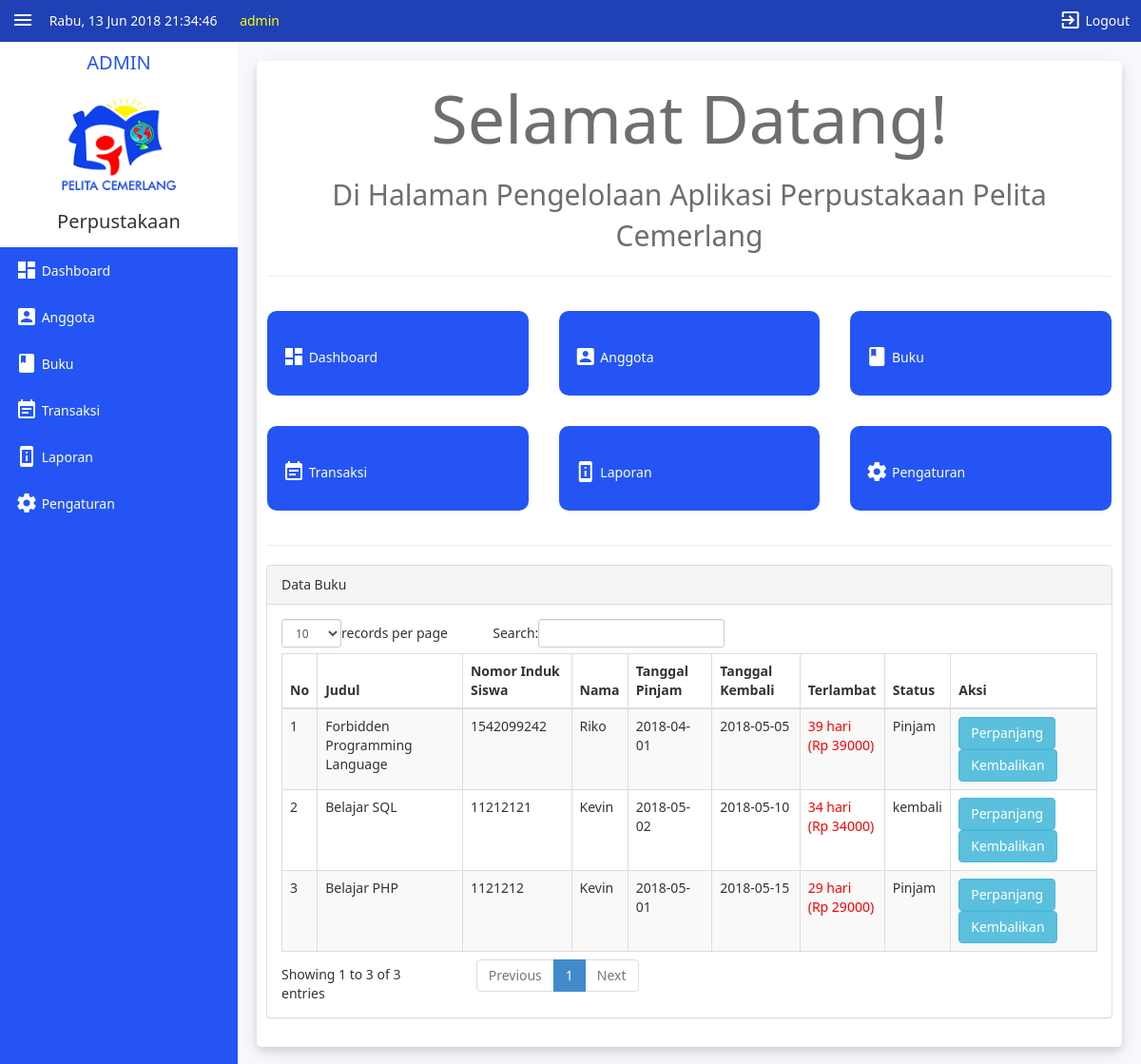
Page /admin/index.php (signed in) on the committed database.
### tables this page shows
CREATE TABLE `tbuser` (
  `id` int(11) NOT NULL,
  `status` varchar(5) NOT NULL,
  `nama` varchar(225) NOT NULL,
  `username` varchar(225) NOT NULL,
  `password` varchar(225) NOT NULL
);

CREATE TABLE `tb_transaksi` (
  `id` int(9) NOT NULL,
  `judul` varchar(250) NOT NULL,
  `nis` varchar(15) NOT NULL,
  `nama` varchar(255) NOT NULL,
  `tgl_pinjam` date NOT NULL,
  `tgl_kembali` date NOT NULL,
  `status` varchar(125) NOT NULL
);

### function.php (called while the page is built)
<?php
  function terlambat($tgl_dateline, $tgl_kembali) {
  $tgl_dateline_pecah = explode("-", $tgl_dateline);
  $tgl_dateline_pecah = $tgl_dateline_pecah[2]."-".$tgl_dateline_pecah[1]."-".$tgl_dateline_pecah[0];
  $tgl_kembali_pecah = explode("-", $tgl_kembali);
  $tgl_kembali_pecah = $tgl_kembali_pecah[2]."-".$tgl_kembali_pecah[1]."-".$tgl_kembali_pecah[0];
  $selisih = strtotime($tgl_kembali_pecah) - strtotime($tgl_dateline_pecah);
  $selisih = $selisih/86400;
  if($selisih>=1){
    $hasil_tgl = floor($selisih);
  }
    else {
      $hasil_tgl = 0;
    }
  return $hasil_tgl;
  }
?>

### admin/page/dashboard.php (the view)
  <p class="dashboard-text">Selamat Datang!</p>
  <p class="dashboard-text2">Di Halaman Pengelolaan Aplikasi Perpustakaan Pelita Cemerlang</p>
<hr>
<div class="row">
  <div class="content-dash-item col-sm-12 col-xs-12 col-md-6 col-lg-4">
      <a class="dash-item col-sm-12 col-xs-12" href="index.php"><i class="material-icons">dashboard</i> Dashboard</a>
  </div>
  <div class="content-dash-item col-sm-12 col-xs-12 col-md-6 col-lg-4">
      <a class="dash-item col-sm-12 col-xs-12" href="?page=anggota"><i class="material-icons">account_box</i> Anggota</a>
  </div>
  <div class="content-dash-item col-sm-12 col-xs-12 col-md-6 col-lg-4">
      <a class="dash-item col-sm-12 col-xs-12" href="?page=buku"><i class="material-icons">book</i> Buku</a>
  </div>
  <div class="content-dash-item col-sm-12 col-xs-12 col-md-6 col-lg-4">
      <a class="dash-item col-sm-12 col-xs-12" href="?page=transaksi"><i class="material-icons">event_note</i> Transaksi</a>
  </div>
  <div class="content-dash-item col-sm-12 col-xs-12 col-md-6 col-lg-4">
      <a class="dash-item col-sm-12 col-xs-12" href="?page=laporan"><i class="material-icons">perm_device_information</i> Laporan</a>
  </div>
  <div class="content-dash-item col-sm-12 col-xs-12 col-md-6 col-lg-4">
      <a class="dash-item col-sm-12 col-xs-12" href="?page=pengaturan"><i class="material-icons">settings</i> Pengaturan</a>
  </div>
</div>
<hr>
<?php include '../function.php'; ?>
<div class="row">
<div class="col-md-12">
<div class="panel panel-default">
  <div class="panel-heading">
     Data Buku
   </div>
   <div class="panel-body">
    <div class="table-responsive">
      <table class="table table-striped table-bordered table-hover" id="dataTables-example">
        <thead>
          <tr>
              <th>No</th>
              <th>Judul</th>
              <th>Nomor Induk Siswa</th>
              <th>Nama</th>
              <th>Tanggal Pinjam</th>
              <th>Tanggal Kembali</th>
              <th>Terlambat</th>
              <th>Status</th>
              <th>Aksi </th>
          </tr>
        </thead>
        <tbody>
            <?php
            $no = 1;
            $sql = $koneksi -> query("SELECT * FROM tb_transaksi");
            while ($data= $sql-> fetch_assoc()){
            ?>
            <tr>
              <td><?php echo $no++; ?></td>
              <td><?php echo $data['judul'];?></td>
              <td><?php echo $data['nis'];?></td>
              <td><?php echo $data['nama'];?></td>
              <td><?php echo $data['tgl_pinjam'];?></td>
              <td><?php echo $data['tgl_kembali'];?></td>
              <td>
                <?php
                 $denda = 1000;
                 $tgl_dateline = $data['tgl_kembali'];
                  $tgl_kembali = date('Y-m-d');
                 $lambat = terlambat($tgl_dateline, $tgl_kembali);
                  $denda_a = $lambat * $denda;
                if($lambat>0){
                  echo "<font color='red'>$lambat hari<br>(Rp $denda_a)</font>";
                }else{
                  echo $lambat . "Hari";
                }
                ?>
              </td>
              <td><?php echo $data['status'];?></td>
              <td>
                 <a href="?page=transaksi&aksi=perpanjang&id=<?php echo $data['id'];?>&judul=<?php echo $data['judul']; ?>&lambat=<?php echo $lambat; ?>&tgl_kembali=<?php echo $data['tgl_kembali']; ?>" class="btn btn-info">Perpanjang</a>
                 <a href="?page=transaksi&aksi=kembali&id=<?php echo $data['id'];?>&judul=<?php echo $data['judul']; ?>" class="btn btn-info">Kembalikan</a>
              </td>
          <?php } ?>
          </tr>
        </tbody>
      </table>
    </div>
  </div>
</div>
</div>
</div>

### admin/index.php (shortened to what this page needs)
<?php
  $koneksi = new mysqli ("localhost","root","","perpustakaan");
?>
<!DOCTYPE html>
<html>
<head>
  <link rel="stylesheet" href="../assets/css/bootstrap.css">
  <link rel="stylesheet" href="../assets/css/bootstrap.ba.css">
  <link rel="stylesheet" href="../assets/css/style.css">
  <link href="../assets/js/dataTables/dataTables.bootstrap.css" rel="stylesheet" >
</head>
<body onload="setInterval('displayServerTime()', 1000);">
  <div class="top-bar">
    <div class="hamburger">
      <button class="hamburger-button" onclick="toggleNav()"><i class="material-icons logout-button">menu</i></button>
    </div>
    <div id="logoutButton" class="hamburger hamburger-logout">
      <button class="hamburger-button" onclick="document.getElementById('modallogout').style.display='block'" ><i class="material-icons logout-button">exit_to_app</i> Logout</button>
    </div>
    <div class="top-bar-menu">
      <?php
        function hari(){
            switch (date("N")) {
              case '3':
                $hari = "Rabu";
                break;
            }
            return($hari);
        }
        $tanggal = hari().", ". date("j M Y");
        echo $tanggal;
      ?>
      <span id="clock"><?php print date('H:i:s'); ?></span>
    </div>
    <div class="top-bar-menu" style="color:yellow; padding-left:20px; font-size:14px;">
      <?php
        include '../koneksi.php';
          $username = $_SESSION['username'];
        mysqli_select_db($conn,'perpustakaan');
        $result = mysqli_query($conn,"SELECT * FROM tbuser WHERE username = '$username'");
        if (mysqli_num_rows($result) > 0) {
          while($row = mysqli_fetch_assoc($result)) {
            echo $row['nama'];
          }
        }
      ?>
    </div>
  </div>
  <div id="mySidenav" class="sidenav tab">
    <div style="background:white;padding:10px;">
      <h2 id="admin" class="admin">ADMIN</h2>
      <center><img src="../assets/img/logo.png" style="width:230px;" alt="logo"></center>
      <h2 style="text-align: Center;">Perpustakaan</h2>
    </div>
    <a href="index.php"><i class="material-icons">dashboard</i> Dashboard</a>
    <a href="?page=anggota"><i class="material-icons">account_box</i> Anggota</a>
    <a href="?page=buku"><i class="material-icons">book</i> Buku</a>
    <a href="?page=transaksi"><i class="material-icons">event_note</i> Transaksi</a>
    <a href="?page=laporan"><i class="material-icons">perm_device_information</i> Laporan</a>
    <a href="?page=pengaturan"><i class="material-icons">settings</i> Pengaturan</a>
  </div>
  <div id="main" class="main">
    <div class="sub-main">
        <div class="content">
          <?php
            $page = $_GET['page'];
            $aksi = $_GET['aksi'];
            if($page == "anggota"){
              if (isset($_GET['aksi'])){
                if ($aksi=="tambah"){
                  include "./page/anggota/tambah.php";
                }
                elseif ($aksi=="edit"){
                  include "./page/anggota/edit.php";
                }
                elseif ($aksi=="hapus"){
                  include "./page/anggota/hapus.php";
                }
                elseif ($aksi=="coba"){
                  include "./page/anggota/coba.php";
                }
              }
              else {
                include "./page/anggota/anggota.php";
              }
            }
            else {
              include "./page/dashboard.php";
            }
          ?>
        </div>
      </div>
  </div>
</body>
</html>

### assets/css/style.css (style rules this page uses)
body { font-family: "segoe ui"; margin: 0; background-color: #f8f9fd; }
.tab a { display: block; background-color: inherit; color: white; padding-top: 6px; padding-bottom: 14px; padding-left: 16px; width: 100%; border: none; outline: none; text-align: left; cursor: pointer; transition: 0.5s; font-size: 14px; text-decoration:none; }
i { font-size: 30px; transform: translateX(0%) translateY(25%); }
.tab { float: left; width: 30%; height: 300px; }
.sidenav { margin-top: 44px; height: 100%; width: 250px; position: fixed; z-index: 1; top: 0; left: 0; background-color: #2455f4; overflow-x: hidden; transition: 0.5s; }
.main { transition: margin-left 0.5s; margin-left: 250px; height: 100%; position: relative; z-index: 2; transition: 0.5s; }
a { color: white; }
.top-bar { position: fixed; z-index: 4; width: 100%; min-height: 44px; background-color: #1f41b5; color: white; padding-top: 2px; font-size: 14px; }
.top-bar-menu { display: inline-block; padding-left: 8px; }
.top-bar .hamburger { display: inline-block; }
.hamburger-button { display: block; background-color: #1f41b5; color: white; padding-left: 8px ; padding-right: 4px; padding-bottom: 10px; margin-left: 4px; width: 100%; border: none; outline: none; text-align: left; cursor: pointer; transition: 0.3s; }
.logout-button { padding-left: 16px ; padding-right: 10px; padding-top: 8px; padding-bottom: 10px; }
.hamburger i { padding:0; }
.hamburger-logout { position: relative; float: right; margin-right: 8px; transition: margin-left 0.5s; transition: margin-right 0.5s; }
.admin { text-align: center; color: #2455f4; }
.sub-main { width: 100%; height: 100%; float: right; padding: 20px; transition: 0.5s; }
.content { margin-top: 44px; min-height: 900px; padding: 10px; background: #fff; border-radius: 5px; box-shadow: 0 4px 8px 0 rgba(0, 0, 0, 0.1), 0 6px 20px 0 rgba(0, 0, 0, 0.1); }
.dashboard-text { font-size: 3vw; text-align:center; color: #6e6e6e; }
.dashboard-text2 { font-size: 3vw; text-align:center; color: #6e6e6e; }
@media screen and (min-width: 1200px) { .dashboard-text { font-size: 70px; } }
@media screen and (min-width: 1200px) { .dashboard-text2 { font-size: 30px; } }
.dash-item { background: #2455f4; padding-left: 16px; padding-right: 16px; padding-top: 30px; padding-bottom: 30px; border-radius: 10px; color: #fff; }
.content-dash-item { padding: 16px; }

### rows in the picture
tbuser: nama "admin"
tb_transaksi: judul "Forbidden Programming Language", nis "1542099242", nama "Riko", tgl_pinjam "2018-04-01", tgl_kembali "2018-05-05", tgl_kembali "39", tgl_kembali "39000", status "Pinjam"
tb_transaksi: judul "Belajar SQL", nis "11212121", nama "Kevin", tgl_pinjam "2018-05-02", tgl_kembali "2018-05-10", tgl_kembali "34", tgl_kembali "34000", status "kembali"
tb_transaksi: judul "Belajar PHP", nis "1121212", nama "Kevin", tgl_pinjam "2018-05-01", tgl_kembali "2018-05-15", tgl_kembali "29", tgl_kembali "29000", status "Pinjam"

### other values in the picture
$tanggal "Rabu, 13 Jun 2018"
